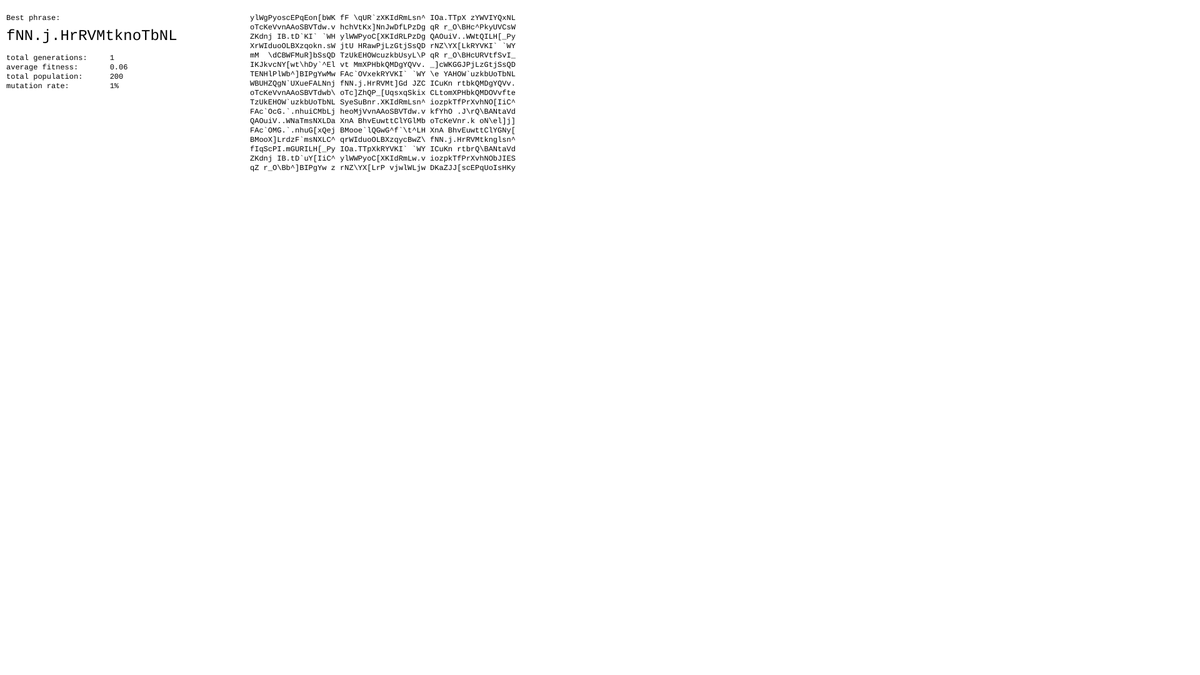
Frame 1 (no input)
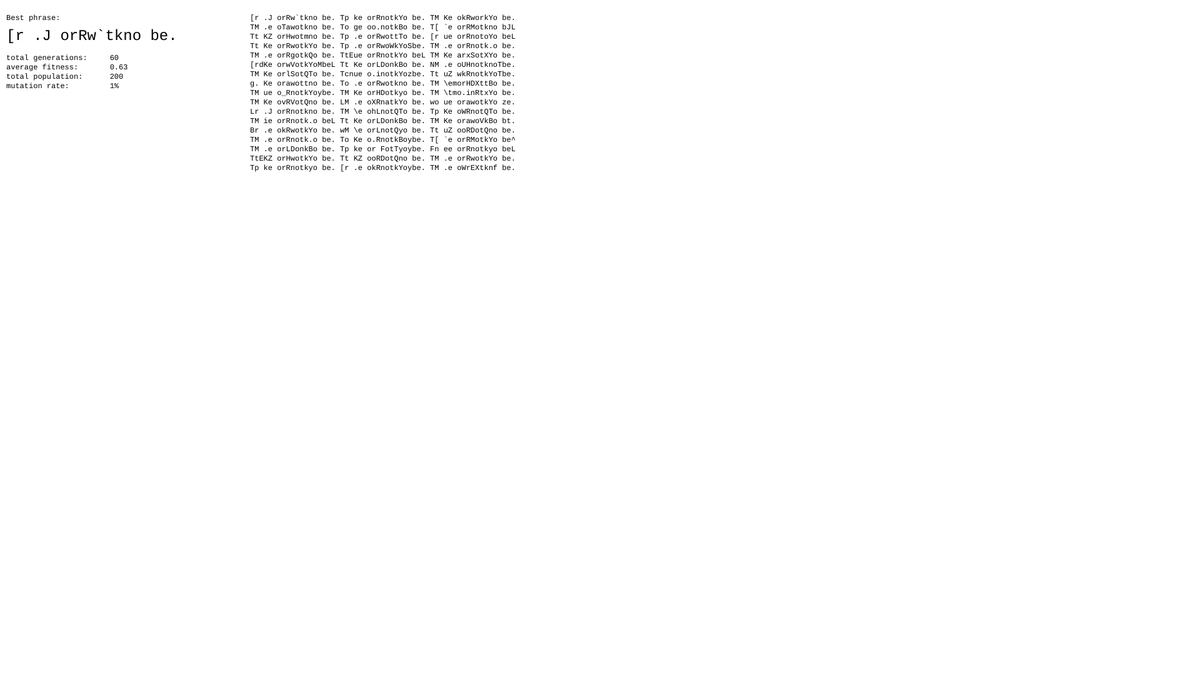
Frame 60 (no input)
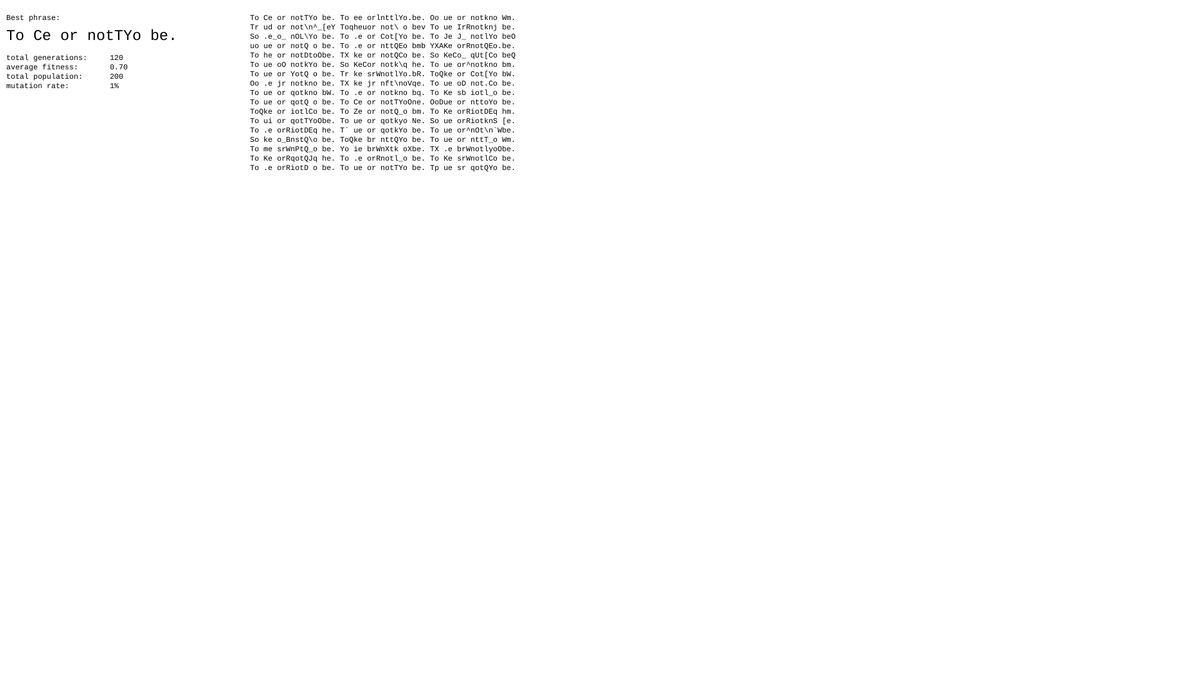
Frame 120 (the mouse pressed at the canvas centre since frame 60)

The p5.js sketch that drew these frames (run headless with seeded random() and noise() and a simulated clock; from frame 60 on, the mouse is pressed at the canvas centre):

// p5.js sketch
// ── sketch.js
//GLOBAL VARIABLES [population]
let target;             //word/symbol combination to reach
let populationSizeMax;  //maximum size of population  
let mutationRate;       //cahnce to change an object's genes 
let population;         //population container

// //GLOBAL VARIABLES [population]
let bestPhrase;  //the phrase, derived from the object with most fitness
let allPhrases;  //string/list, containing all phrases evolved in the current population [to be shown]
let stats;       //string/container, containing statistics information

//how do you setup the simulation before starting?
function setup() {
    //create a filed to display things
    createCanvas(1920, 1080);

    //set initial parameters for the simulation
    target = "To be or not to be.";
    populationSizeMax = 200;
    mutationRate = 0.01;

    //use the population class to create a population with a purpose
    population = new Population(target, mutationRate, populationSizeMax);
}

//What happens every simulation step?
function draw() {
    population.generateMatingPool();
    population.generateNewGenerationAndReplaceOld();
    population.calculateFitness();
    population.findMostFitObject();
    population.trySetFinished();
    
    // If we found the target phrase, stop
    if (population.isFinished()) {
        //println(millis()/1000.0);
        noLoop();
    }
    
    //parameters to set the style an print information
    background(255); 
    fill(0);
    
    //display "Best phrase:"
    textFont("Courier");
    textSize(12);
    text("Best phrase:", 10, 32);
    
    //display the actual Best phrase
    let answer = population.getBest();
    textSize(24);
    text(answer, 10, 64); //can i update it only twice a second and one more time when the simulation ends?

    //display statistics information
    let statsText =  "total generations:     " + population.getGeneration() + "\n";
        statsText += "average fitness:       " + nf(population.getAverageFitness(), 0, 2) + "\n";
        statsText += "total population:      " + populationSizeMax + "\n";
        statsText += "mutation rate:         " + floor(mutationRate * 100) + "%";
        textSize(12);
        text(statsText, 10, 96);

    //display a part of the population
    textSize(12);
    text(population.getFirstFewPhrases(), 400, 32);
}
// ── DNA.js
//helper funtction to generate a random character
function randomCharacter() {
    let character = floor(random(63, 123)); //refer to ASCII table
  if (character === 63) character = 32; // ? ---> ' ' [whitespace]
  if (character === 64) character = 46; // @ ---> . [period]

  return String.fromCharCode(character);
}

//this is the class, that golds the genotype of an object of the population
//NOTE: We don't need a more complex object for this exmaple as the shakespeare monkey's functionality is covered by the DNA
//(i.e. te generation of the random string of characters)
//the DNA is only responsible for:
//  - holding the object's genetic information
//  - modifying the behavior of the object in the process of:
//      + selection (partially, through fitness calculation)
//      + reproduction (crossover and mutation)
class DNA {
    constructor(length) {
        this.genes = []; //every object has genes that express it's behaviour
        for (let i = 0; i < length; i++) {
            this.genes[i] = randomCharacter();
        }

        this.fitness = 0;
    }

    getPhrase() {
        return this.genes.join("");
    }

    calculateFitness(target) {
        let score = 0;

        for (let i = 0; i < this.genes.length; i++) {
            if (this.genes[i] === target.charAt(i)) {
                score++;
            }
    }

    this.fitness = score / target.length;
    }

    crossover(partner) {
        let child = new DNA(this.genes.length); //since there is no object, containing DNA, the child object is like its parents - DNA. 
        
        let midpoint = floor(random(this.genes.length)); //pick a pivot point inside the genes array 
    
        for (let i = 0; i < this.genes.length; i++) {
            if (i < midpoint) {
                child.genes[i] = this.genes[i]; // take the first bunch from the first parent
            }
            else {
                child.genes[i] = partner.genes[i]; // take the second bunch from the second parent
            }
        }

        return child;
    }

    mutate(mutationRate) {
        for (let i = 0; i < this.genes.length; i++) {
            if (random(1) < mutationRate) { //remember, chance is a decimal in the range [0, 1]
                this.genes[i] = randomCharacter();
            }
        }
    }
}
// ── population.js
// A class to describe a population of virtual organisms
// In this case, each organism is just an instance of a DNA object

//thorugh the population class, we transfer the implementation from sketch to here, so the population can care for itself.
//in essence, we let sketck be only concerned as how the simulation is setup and what should be drawn every time [between calculations]
class Population {
    constructor(tgt, rate, popSize) {
        
        this.maxScore = 1;          //this vairable is used to remember the best fitness score an object can reach (that is, we have found the answer [if there is one])
        
        this.target = tgt;          //target phrase the population evolves towards
        this.population = [];       //array/container to hold the current population
        for (let i = 0; i < popSize; i++) {
            this.population[i] = new DNA(this.target.length);
        }
        this.generation = 0;        //number to track generations
        
        this.calculateFitness();    //Fill out fitness values for every member of the population
        this.bestFitness = 0.0;     //we remember the fittest object's fitness [for each generation]
        this.bestPhrase = "";       //string/container that holds the best symbol combination from the object with the highest fitness
        
        this.matingPool = [];       //array/container that holds the mating pool, derived from the population and each object's fitness
        this.mutationRate = rate;   //mutation rate, influencing random gene change of an object
        
        this.finished = false;      //flag to stop the simulation if answer has been found
    }

     // Fill out fitness values for every member of the population
     calculateFitness() {
        for (let i = 0; i < this.population.length; i++) {
            this.population[i].calculateFitness(target);
        }
    }

    generateMatingPool() {
        // Clear the ArrayList
        this.matingPool = [];

        let maxFitness = 0;
        for (let i = 0; i < this.population.length; i++) {
            if (this.population[i].fitness > maxFitness) {
                maxFitness = this.population[i].fitness;
            }
        }

        // Based on fitness, each member will get added to the mating pool a certain number of times
        // a higher fitness = more entries to mating pool = more likely to be picked as a parent
        // a lower fitness = fewer entries to mating pool = less likely to be picked as a parent
        for (let i = 0; i < this.population.length; i++) {
            let fitness = map(this.population[i].fitness, 0, maxFitness, 0, 1);
            
            let objectAmount = floor(fitness * 100); // Arbitrary multiplier, we can also use monte carlo method and pick two random numbers
            for (let j = 0; j < objectAmount; j++) {
                this.matingPool.push(this.population[i]);
            }
        }
    }


    generateNewGenerationAndReplaceOld() {
        for (let i = 0; i < this.population.length; i++) {
            //choose 2 parents
            let parent1Pos = floor(random(this.matingPool.length)); //get a random whole number from the interval [0, matingPool.length)
            let parent2Pos = floor(random(this.matingPool.length));
            let parent1 = this.matingPool[parent1Pos];
            let parent2 = this.matingPool[parent2Pos];
            //make a child
            let child = parent1.crossover(parent2); //with crossover process
            child.mutate(this.mutationRate); //try to mutate the child
            this.population[i] = child; // Refill the population with children from the mating pool by replacing the parents
        }

        this.generation++;
    }

    getBest() {
        return this.bestPhrase;
    }

    findMostFitObject() { //prev. name: evaluate
        let index = 0;
        for (let i = 0; i < this.population.length; i++) {
          if (this.population[i].fitness > this.bestFitness) {
            index = i;
            this.bestFitness = this.population[i].fitness;
          }
        }

        this.bestPhrase = this.population[index].getPhrase();
    }

    trySetFinished() {
        if (this.bestFitness === this.maxScore) {
          this.finished = true;
        }
    }

    isFinished() {
        return this.finished;
    }

    getGeneration() {
        return this.generation;
    }

    getAverageFitness() {
        let total = 0;
        for (let i = 0; i < this.population.length; i++) {
          total += this.population[i].fitness;
        }

        return total / (this.population.length);
    }

    getFirstFewPhrases() {
        let extractedPhrases = "";
        //set a display limit to how many memebers of the population we show
        let displayLimit = min(this.population.length, 51); // 51 = 3 * 17
        //NOTE: this can be expanded to remove the magic numbers
    
        for (let i = 0; i < displayLimit; i++) {
            extractedPhrases += this.population[i].getPhrase();
          if (i % 3 == 2) extractedPhrases += "\n";
          else extractedPhrases += " ";
        }
        return extractedPhrases;
      }
}
